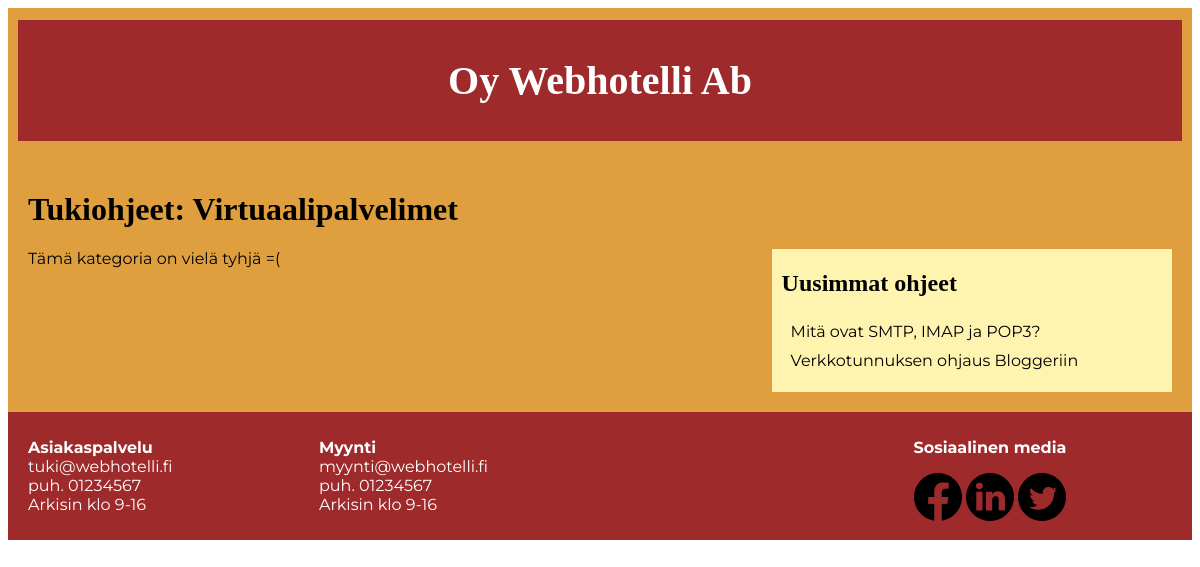
The app's page /-etusivu/kategoria.php?id=4 with its own data.
### tables this page shows
CREATE TABLE `kategoria` (
  `kategoria_id` int(11) NOT NULL,
  `nimi` varchar(50) NOT NULL,
  `jarjestysnro` int(11) NOT NULL
);

CREATE TABLE `artikkeli` (
  `artikkeli_id` int(11) NOT NULL,
  `otsikko` varchar(200) NOT NULL,
  `teksti` text NOT NULL,
  `kategoria_id` int(11) NOT NULL,
  `kirjoittaja` varchar(20) NOT NULL,
  `luontipvm` date NOT NULL
);

### -etusivu/kategoria.php (the view, shortened to what this page needs)
<!DOCTYPE html>
<?php
    require_once ("tietokanta.php");
?>
<html lang="fi">
	<head>
		<link rel="stylesheet" type="text/css" href="tyyli.css">
	</head>
	<body>
		<div id="sailio">
			<header>
				<div id="otsikko">
					<a href="index.php" title ="Siirry etusivulle"><h1>Oy Webhotelli Ab</h1></a>
				</div>
			</header>
			<main>
				<?php
				$id = $yhteys->real_escape_string($_GET["id"]);
				$hakusql = "SELECT nimi, kategoria_id FROM kategoria WHERE kategoria_id = $id";
				$tulokset = $yhteys->query($hakusql);
                    while($rivi = $tulokset->fetch_assoc()) {
				?>
				<h1>Tukiohjeet: <?php echo $rivi["nimi"];?></h1>
				<?php } ?>
				<div id="kategoriasailio">
				<?php
				$id = $yhteys->real_escape_string($_GET["id"]);
				$hakusql = "SELECT kategoria_id, artikkeli_id, otsikko, teksti FROM artikkeli WHERE kategoria_id = $id
				ORDER BY luontipvm DESC";
				$tulokset = $yhteys->query($hakusql);
				if($tulokset->num_rows > 0) {
                    while($rivi = $tulokset->fetch_assoc()) {
				?>
					<section class="ohje">
						<h2><?php echo $rivi["otsikko"];?></h2>
						<?php $lyhytTeksti = mb_strimwidth($rivi["teksti"], 0, 200, "...");?>
						<p><?php echo $lyhytTeksti;?></p>
						<a class="ohjelinkki" href="ohje.php?id=<?php echo $rivi["artikkeli_id"];?>">Lue koko ohje</a>
						<?php } ?>
					</section>
				<?php
				} else {
					echo"Tämä kategoria on vielä tyhjä =(";
				} ?>
				</div>
				<div id="ohjesailio">
				<h2>Uusimmat ohjeet</h2>
				<nav id="linkit">
					<ul><?php
                        $hakusql = "SELECT otsikko, artikkeli_id FROM artikkeli
                            ORDER BY luontipvm DESC LIMIT 10";
                            $tulokset = $yhteys->query($hakusql);
                            while($rivi = $tulokset->fetch_assoc()) {
                        ?>
                            <li><a class="linkki" href="ohje.php?id=<?php echo $rivi["artikkeli_id"];?>" title = "Lue ohje"><?php echo $rivi["otsikko"];?></a></li>
                        <?php } ?>
					</ul>
				</nav>
			</div>
			</main>
			<footer>
				<div class="footer_sisalto">
					<div class="footer_infot">
						<div class="aspa_info">
							<p><b>Asiakaspalvelu</b><br>
							tuki@webhotelli.fi<br>
							puh. 01234567<br>
							Arkisin klo 9-16</p>
						</div>
						<div class="myynti_info">
							<p><b>Myynti</b><br>
							myynti@webhotelli.fi<br>
							puh. 01234567<br>
							Arkisin klo 9-16</p>
						</div>
					</div>
					<div class="some">
						<p><b>Sosiaalinen media</b></p>
						<ul class="somekuvake_sailio">
							<li class="facebook_link">
								<a href="https://www.facebook.com/"><img alt="Facebook" src="icon_facebook48px.png" title="Siirry Facebookin etusivulle"</a>
							</li>
							<li class="linkedin_link">
								<a href="https://www.linkedin.com/?trk=seo-authwall-base_nav-header-logo"><img alt="Linkedin" src="icon_linkedin48px.png" title="Siirry Linkedinin etusivulle"</a>
							</li>
							<li class="twitter_link">
								<a href="https://twitter.com/"><img alt="Twitter" src="icon_twitter48px.png" title="Siirry Twitterin etusivulle"</a>
							</li>
						</ul>
					</div>
				</div>
			</footer>
		</div>
	</body>
</html>

### -etusivu/tyyli.css (style rules this page uses)
* { max-width: 100%; box-sizing: border-box; font-family: 'Montserrat'; }
#sailio { max-width: 1200px; margin-left: auto; margin-right: auto; padding-top: 2px; background-color: #e09f3e; }
main { padding: 20px; }
main::after { content: ""; display: block; clear: both; }
header { padding: 10px; margin: 10px; background-color: #9e2a2b ; color:#FFFFFF; }
#otsikko { text-align: center; }
#otsikko h1 { font-family: 'Merryweather'; font-size: 30pt; }
#otsikko a { text-decoration: none; color: #FFFFFF; }
main h1 { margin-top: 20px; margin-left: auto; margin-right: auto; font-family: 'Merryweather'; }
#ohjesailio { padding-top: 1px; padding-bottom: 1px; background-color: #fff3b0; margin-left: auto; margin-right: auto; margin-top: 40px; }
#ohjesailio h2 { margin-left: 10px; font-family: 'Merryweather'; }
#ohjesailio ul { list-style: none; padding-left: 14px; }
a.linkki { display: block; color:#000000; text-decoration: none; padding: 5px; margin-right: 14px; }
footer { padding: 10px; background-color: #9e2a2b; color: #FFFFFF; }
.footer_sisalto { display: block; margin-left: auto; margin-right: auto; text-align: center; }
.footer_infot { text-align: left; display: inline-block; }
.some p { text-align: left; display: inline-block; }
.facebook_link { list-style: none; }
.linkedin_link { list-style: none; }
.twitter_link { list-style: none; }
.somekuvake_sailio { padding: 0; margin: 0; }
@media screen and (min-width: 600px) { #kategoriasailio { float: left; width: 60%; } }
@media screen and (min-width: 600px) { #ohjesailio { display: inline-block; float: right; width: 35%; margin-top: 0; } }
@media screen and (min-width: 600px) { footer { clear: both; } }
@media screen and (min-width: 600px) { .footer_infot { width: 40%; float: left; margin-left: 10px; } }
@media screen and (min-width: 600px) { .footer_sisalto::after { content: ""; display: block; clear: both; } }
@media screen and (min-width: 600px) { .some { width: 50%; float: right; } }
@media screen and (min-width: 800px) { .footer_infot { width: 50%; } }
@media screen and (min-width: 800px) { .aspa_info { width: 50%; float: left; } }
@media screen and (min-width: 800px) { .myynti_info { width: 50%; float: left; } }
@media screen and (min-width: 800px) { .some { width: 33%; } }
@media screen and (min-width: 800px) { .somekuvake_sailio li { display: inline-block; } }
@media screen and (min-width: 800px) { .somekuvake_sailio a { text-decoration: none; } }

### records on screen
kategoria: nimi "Virtuaalipalvelimet"
artikkeli: otsikko "Mitä ovat SMTP, IMAP ja POP3?"
artikkeli: otsikko "Verkkotunnuksen ohjaus Bloggeriin"
